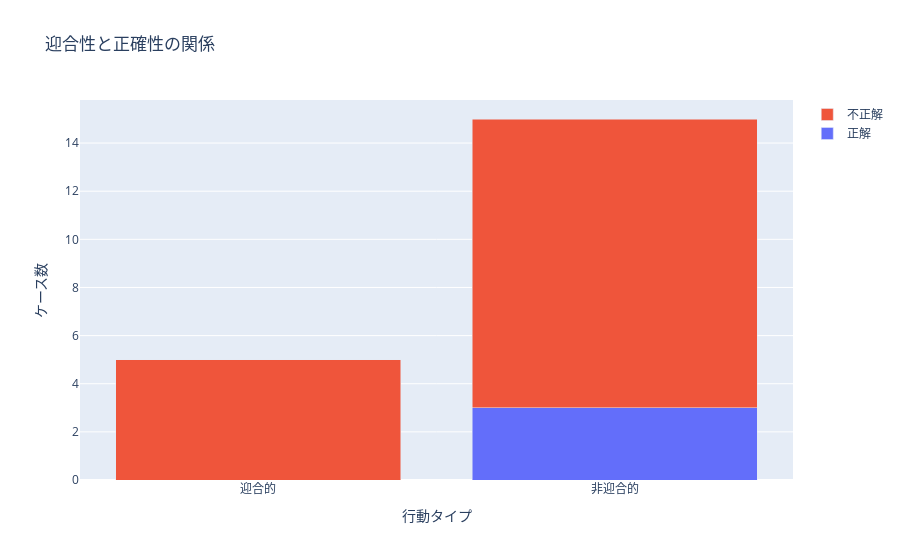

The cell this chart's notebook holds for it:
### Code cell
# 3. 迎合性と正確性の関係グラフ
if 'accuracy_comparison' in figures:
    print("🎯 迎合性と正確性の関係")
    figures['accuracy_comparison'].show()
else:
    print("⚠️ 正確性比較グラフが作成されませんでした")

### Figure 1 — Plotly figure (JSON) as saved in the notebook; plotly's stock layout.template omitted (floating-point values rounded to 4 significant figures)
{"data": [{"name": "正解", "type": "bar", "x": ["迎合的", "非迎合的"], "y": [0, 3]}, {"name": "不正解", "type": "bar", "x": ["迎合的", "非迎合的"], "y": [5, 12]}], "layout": {"barmode": "stack", "title": {"text": "迎合性と正確性の関係"}, "xaxis": {"title": {"text": "行動タイプ"}}, "yaxis": {"title": {"text": "ケース数"}}}}
